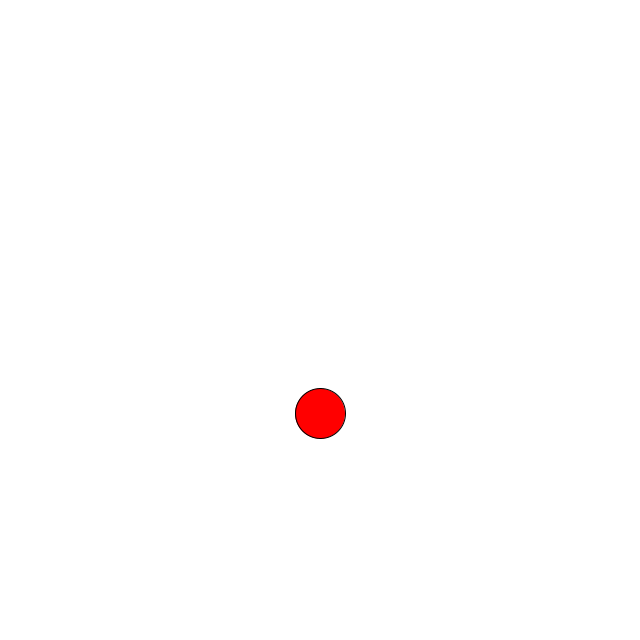
Frame 1 (no input)
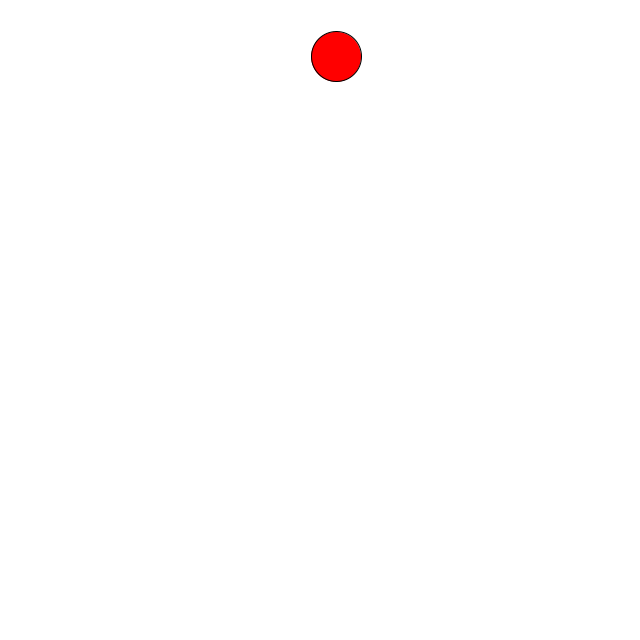
Frame 60 (the mouse pressed at the canvas centre just before this capture)
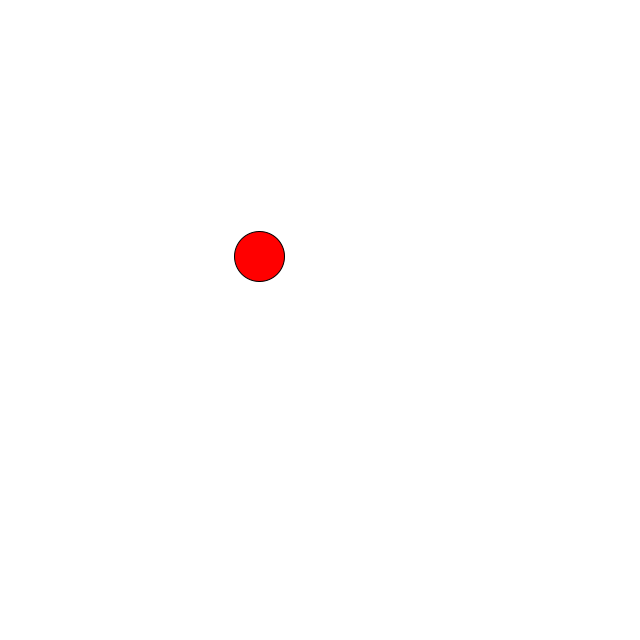
Frame 120 (the mouse held since frame 60 and released just before this capture)

The Processing sketch that drew these frames (run headless with seeded random() and noise(); from frame 60 on, the mouse is pressed at the canvas centre):

// Processing sketch: E2_1WindyBalloon
// ── E2_1WindyBalloon.pde
class Bloon {
  PVector loc;
  PVector vel;
  PVector acc;
  float r = 50;
  
  
  Bloon() {
    loc = new PVector(width/2, random(height));
    vel = new PVector(0, 0);
    acc = new PVector(0, -.2);
  }
  
  void update(){
    vel.limit(10);
    vel.add(acc);
    
    loc.add(vel);
    acc.x = 0;
  }
  
  void disp(){
    stroke(0);
    fill(255, 0, 0);
    ellipse(loc.x, loc.y, r, r);
  }
  
  void edge(){
    if (loc.y < r/2){
      vel.y = vel.y * -1;
    }
    if (loc.x > width){
      loc.x = 0;
    }
    if (loc.x < 0){
      loc.x = width;
    }
  }
  
  void force(PVector F){
    acc.add(F);
  }
}

Bloon loon;

void setup(){
  size(640, 640);
  background(255);
  loon = new Bloon();
}
PVector wind = new PVector(0,0);
float time = 0;
void draw(){
  background(255);
  wind.x = map(noise(time), 0, 1, -.2, .2);
  loon.force(wind);
  loon.update();
  loon.edge();
  loon.disp();
  time+=.01;
}
      
    
